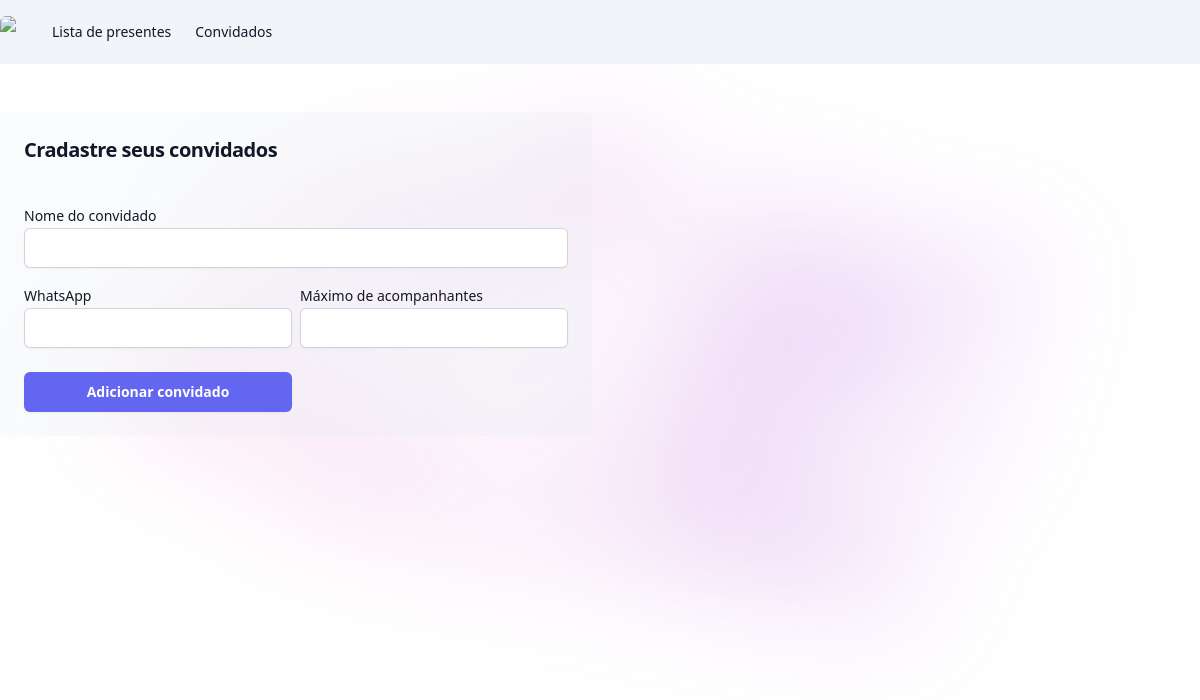
Page /noivos/lista_convidados on the earlier database version.
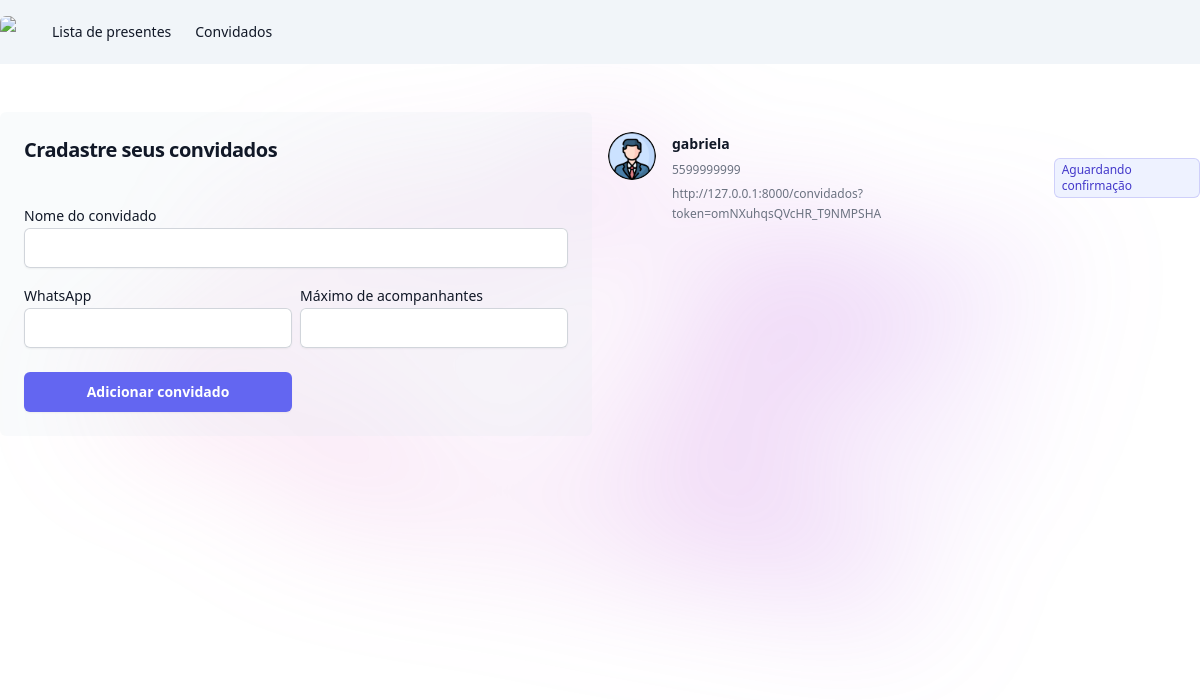
Same page on the later database version.
### noivos/models.py (models this page shows, shortened)
class Convidados(models.Model):
    status_choices = (
        ('AC', 'Aguardando confirmação'),
        ('C', 'Confirmado'),
        ('R', 'Recusado')
    )
    nome_convidado = models.CharField(max_length=100)
    whatsapp = models.CharField(max_length=25, null=True, blank=True)
    maximo_acompanhantes = models.PositiveIntegerField(default=0)
    token = models.CharField(max_length=25)
    status = models.CharField(max_length=2, choices=status_choices, default='AC')
    @property
    def link_convite(self):
        return f'http://127.0.0.1:8000/convidados?token={self.token}'

### noivos/views.py (the view, shortened to what this page needs)
# urls.py: path('lista_convidados', views.lista_convidados, name='lista_convidados'),
def lista_convidados(request):
    if request.method == 'GET':
        convidados = Convidados.objects.all()
        return render(request, 'lista_convidados.html', {'convidados': convidados})

### noivos/templates/lista_convidados.html
{% extends "base.html" %}
{% load static %}
{% block 'body' %}
{% include "partials/navbar.html"%}
    <div class="max-w-7xl mx-auto mt-12">
        <div class="grid gap-4 grid-cols-2">
            <div class="bg-slate-200/20 p-6 rounded-md">
              <form action="{% url 'lista_convidados' %}" method="POST">{% csrf_token %}
                <h2 class="text-balance text-xl font-semibold tracking-tight text-gray-900">Cradastre seus convidados</h2>
                <br>
                <label class="mt-4 block text-sm leading-6 text-gray-900">Nome do convidado</label>
                <input type="text" name="nome_convidado" class="block w-full rounded-md border-0 px-3.5 py-2 text-gray-900 shadow-sm ring-1 ring-inset ring-gray-300 placeholder:text-gray-400 focus:ring-2 focus:ring-inset focus:ring-indigo-600 sm:text-sm sm:leading-6">
                <div class="grid grid-cols-2 gap-2">
                    <div>
                        <label class="mt-4 block text-sm leading-6 text-gray-900">WhatsApp</label>
                        <input type="text" name="whatsapp" class="block w-full rounded-md border-0 px-3.5 py-2 text-gray-900 shadow-sm ring-1 ring-inset ring-gray-300 placeholder:text-gray-400 focus:ring-2 focus:ring-inset focus:ring-indigo-600 sm:text-sm sm:leading-6">
                    </div>
                    <div>
                        <label class="mt-4 block text-sm leading-6 text-gray-900">Máximo de acompanhantes</label>
                        <input type="number" name="maximo_acompanhantes" class="block w-full rounded-md border-0 px-3.5 py-2 text-gray-900 shadow-sm ring-1 ring-inset ring-gray-300 placeholder:text-gray-400 focus:ring-2 focus:ring-inset focus:ring-indigo-600 sm:text-sm sm:leading-6">
                    </div>
                    <input type="submit" class="rounded-md mt-4 bg-indigo-500 px-3.5 py-2.5 text-sm font-semibold text-white shadow-sm hover:bg-indigo-400 focus-visible:outline focus-visible:outline-2 focus-visible:outline-offset-2 focus-visible:outline-indigo-400" value="Adicionar convidado">
                </div>
              </form>
            </div>
            <div>
                <ul role="list" class="divide-y divide-gray-100">
                    {% for convidado in convidados %}
                      <li class="flex items-center justify-between gap-x-6 py-5">
                        <div class="flex min-w-0 gap-x-4">
                          <img class="h-12 w-12 flex-none rounded-full bg-gray-50" src="{% static 'noivos/img/default.png' %}" alt="">
                          <div class="min-w-0 flex-auto">
                            <p class="text-sm font-semibold leading-6 text-gray-900">{{convidado.nome_convidado}}</p>
                            <p class="mt-1 truncate text-xs leading-5 text-gray-500">{{convidado.whatsapp}}</p>
                            <p class="mt-1 text-xs leading-5 text-gray-500">{{convidado.link_convite}}</p>
                          </div>
                        </div>
                        <span class="inline-flex items-center rounded-md px-2 py-1 text-xs font-medium ring-1 ring-inset {% if convidado.status == 'AC' %}text-indigo-700 bg-indigo-50 ring-indigo-600/20{% elif convidado.status == 'C'%}text-green-700 bg-green-50 ring-green-600/20{% else %}text-red-700 bg-red-50 ring-red-600/20{% endif %}">{{convidado.get_status_display}}</span>
                      </li>
                    {% endfor %}
                  </ul>
            </div>
        </div>
    </div>
{% endblock %}

Differences in the rows shown:
added Convidados: nome_convidado "gabriela", whatsapp "5599999999", link_convite "http://127.0.0.1:8000/convidados?token=omNXuhqsQVcHR_T9NMPSHA", status "Aguardando confirmação"
